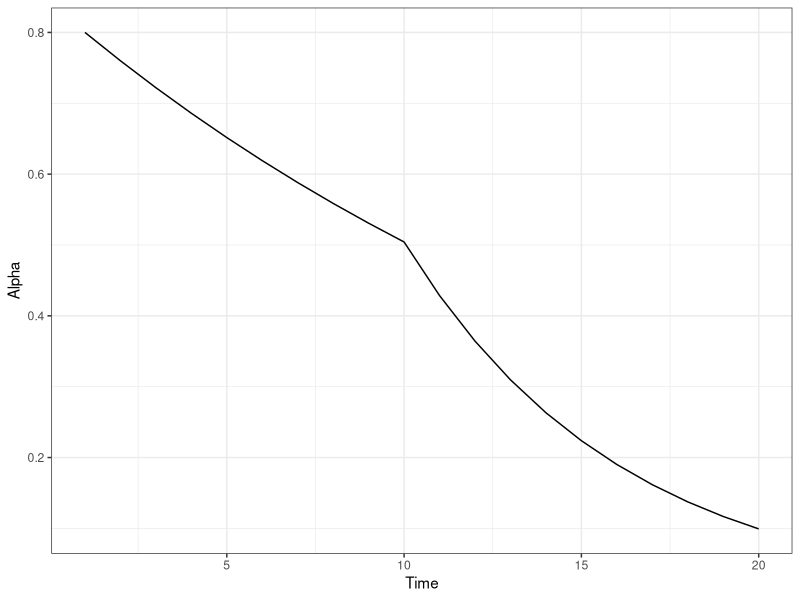
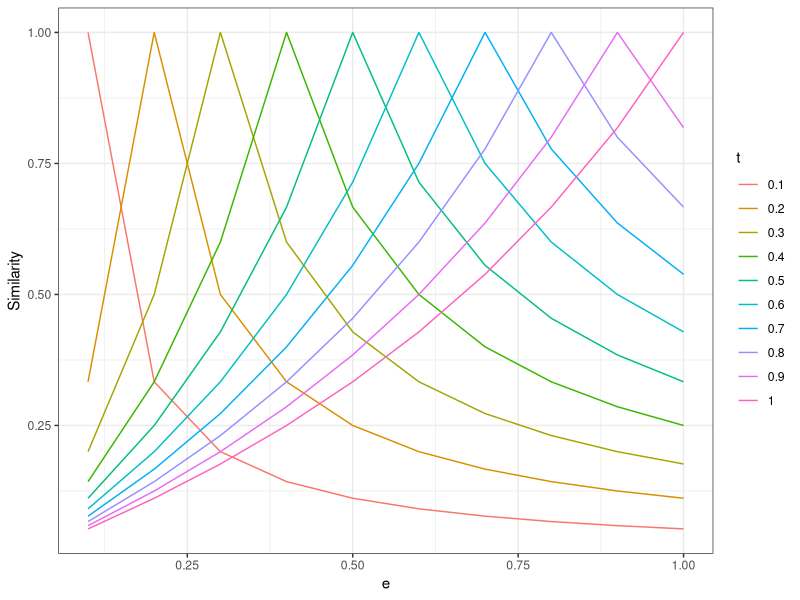

Write the R code that produced these figures, in order.
## ---- chunk 1
library(ggplot2)
x <- rep(c(1, 0), each = 10)
gammas <- c(.15, .05) # gammas for off and on
alphas <- rep(0, 20)
alphas[1] <- 0.8 # maximum alpha upon presentation
for (step in seq_len(20)[-1]) {
  alphas[step] <- alphas[step - 1] * (1 - gammas[x[step] + 1])
}
data.frame(Time = 1:20, Alpha = alphas) |>
  ggplot(aes(x = Time, y = Alpha)) +
  geom_line() +
  theme_bw()
## ---- chunk 2
sim <- function(i, j) i / (i + abs(i - j)) * j / (j + abs(i - j))
df <- expand.grid(t = seq(.1, 1, .1), e = seq(.1, 1, .1))
df$Similarity <- mapply(sim, df$t, df$e)

df |>
  ggplot(aes(x = e, y = Similarity, colour = as.factor(t))) +
  geom_line() +
  theme_bw() +
  labs(colour = "t")
